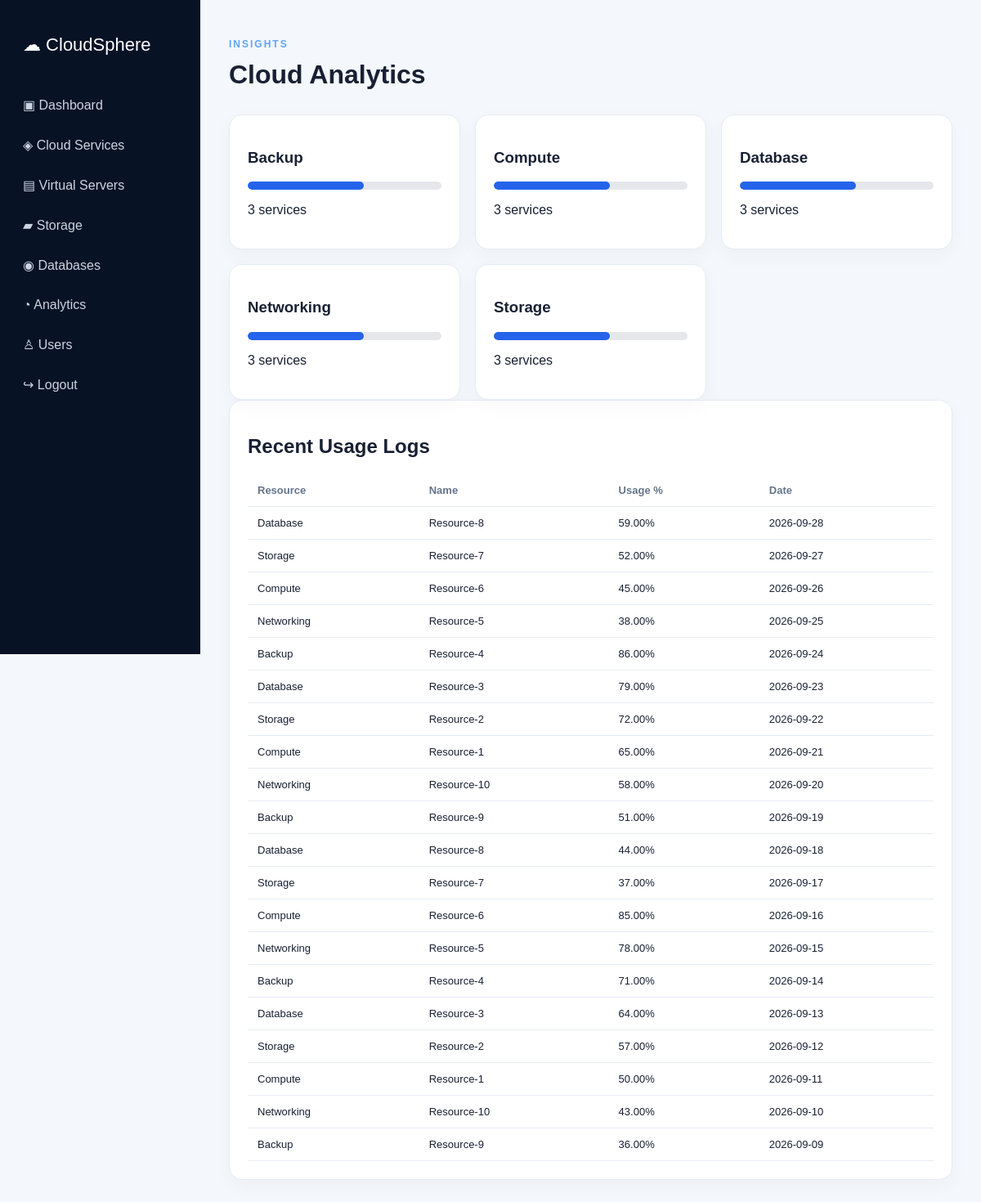
/analytics.php (signed in), run on the app's committed database.
### tables this page shows
CREATE TABLE usage_logs(id INT AUTO_INCREMENT PRIMARY KEY,resource_type VARCHAR(80),resource_name VARCHAR(120),usage_value DECIMAL(5,2),usage_date DATE);

### analytics.php (the view)
<?php require 'includes/auth.php';require_login();require 'config/database.php';$pdo=db();$logs=$pdo->query('SELECT * FROM usage_logs ORDER BY usage_date DESC LIMIT 20')->fetchAll(PDO::FETCH_ASSOC);$types=$pdo->query('SELECT service_type,COUNT(*) c FROM services GROUP BY service_type')->fetchAll(PDO::FETCH_ASSOC);include 'includes/header.php';include 'includes/sidebar.php';?><main><header class="dash-head"><div><p class="tag">INSIGHTS</p><h1>Cloud Analytics</h1></div></header><div class="grid"><?php foreach($types as $t):?><div class="card"><h3><?=htmlspecialchars($t['service_type'])?></h3><div class="bar"><i style="width:<?=min(100,$t['c']*20)?>%"></i></div><p><?=$t['c']?> services</p></div><?php endforeach;?></div><div class="card table-wrap"><h2>Recent Usage Logs</h2><table><tr><th>Resource</th><th>Name</th><th>Usage %</th><th>Date</th></tr><?php foreach($logs as $l):?><tr><td><?=htmlspecialchars($l['resource_type'])?></td><td><?=htmlspecialchars($l['resource_name'])?></td><td><?=$l['usage_value']?>%</td><td><?=$l['usage_date']?></td></tr><?php endforeach;?></table></div></main><?php include 'includes/footer.php'; ?>

### includes/header.php (shortened to what this page needs)
<!doctype html><html><head><link rel="stylesheet" href="assets/css/style.css"></head><body>

### includes/sidebar.php
<aside class="sidebar"><a class="brand" href="dashboard.php">☁ CloudSphere</a>
<a href="dashboard.php">▣ Dashboard</a><a href="services.php">◈ Cloud Services</a><a href="servers.php">▤ Virtual Servers</a><a href="storage.php">▰ Storage</a><a href="databases.php">◉ Databases</a><a href="analytics.php">◔ Analytics</a><a href="users.php">♙ Users</a><a href="logout.php">↪ Logout</a></aside>

### includes/footer.php
<script src="assets/js/script.js"></script></body></html>

### assets/css/style.css (style rules this page uses)
* { box-sizing:border-box }
body { margin:0;font-family:Arial,sans-serif;background:#f4f7fb;color:#182033 }
a { text-decoration:none;color:inherit }
.top b,.brand { font-size:22px;color:#2563eb }
.tag { color:#60a5fa;letter-spacing:2px;font-size:12px;font-weight:bold }
.grid { display:grid;grid-template-columns:repeat(auto-fit,minmax(210px,1fr));gap:18px }
.card { background:#fff;border:1px solid #e7ecf4;border-radius:16px;padding:22px;box-shadow:0 8px 25px #0f172a08 }
.sidebar { position:fixed;width:245px;min-height:100vh;background:#081225;padding:25px 15px;color:#cbd5e1 }
.sidebar a { display:block;padding:13px;border-radius:9px;margin:4px 0 }
.sidebar .brand { margin-bottom:25px;color:white }
main { margin-left:245px;padding:35px;min-height:100vh }
.dash-head { display:flex;justify-content:space-between;align-items:center;margin-bottom:25px }
.dash-head h1 { margin:5px 0 }
.progress,.bar { height:10px;background:#e5e7eb;border-radius:8px;overflow:hidden }
.progress i,.bar i { display:block;height:100%;background:#2563eb;border-radius:8px }
table { width:100%;border-collapse:collapse;font-size:13px }
th,td { text-align:left;padding:12px;border-bottom:1px solid #e7ecf4 }
th { color:#64748b }
.table-wrap { overflow:auto }

### data on the page
usage_logs: resource_type "Database", resource_name "Resource-8", usage_value "59.00", usage_date "2026-09-28"
usage_logs: resource_type "Storage", resource_name "Resource-7", usage_value "52.00", usage_date "2026-09-27"
usage_logs: resource_type "Compute", resource_name "Resource-6", usage_value "45.00", usage_date "2026-09-26"
usage_logs: resource_type "Networking", resource_name "Resource-5", usage_value "38.00", usage_date "2026-09-25"
usage_logs: resource_type "Backup", resource_name "Resource-4", usage_value "86.00", usage_date "2026-09-24"
usage_logs: resource_type "Database", resource_name "Resource-3", usage_value "79.00", usage_date "2026-09-23"
usage_logs: resource_type "Storage", resource_name "Resource-2", usage_value "72.00", usage_date "2026-09-22"
usage_logs: resource_type "Compute", resource_name "Resource-1", usage_value "65.00", usage_date "2026-09-21"
usage_logs: resource_type "Networking", resource_name "Resource-10", usage_value "58.00", usage_date "2026-09-20"
usage_logs: resource_type "Backup", resource_name "Resource-9", usage_value "51.00", usage_date "2026-09-19"
usage_logs: resource_type "Database", resource_name "Resource-8", usage_value "44.00", usage_date "2026-09-18"
usage_logs: resource_type "Storage", resource_name "Resource-7", usage_value "37.00", usage_date "2026-09-17"
usage_logs: resource_type "Compute", resource_name "Resource-6", usage_value "85.00", usage_date "2026-09-16"
usage_logs: resource_type "Networking", resource_name "Resource-5", usage_value "78.00", usage_date "2026-09-15"
usage_logs: resource_type "Backup", resource_name "Resource-4", usage_value "71.00", usage_date "2026-09-14"
usage_logs: resource_type "Database", resource_name "Resource-3", usage_value "64.00", usage_date "2026-09-13"
usage_logs: resource_type "Storage", resource_name "Resource-2", usage_value "57.00", usage_date "2026-09-12"
usage_logs: resource_type "Compute", resource_name "Resource-1", usage_value "50.00", usage_date "2026-09-11"
usage_logs: resource_type "Networking", resource_name "Resource-10", usage_value "43.00", usage_date "2026-09-10"
usage_logs: resource_type "Backup", resource_name "Resource-9", usage_value "36.00", usage_date "2026-09-09"

### other printed values
$t['service_type'] "Backup"
$t['c'] "3"
$t['service_type'] "Compute"
$t['service_type'] "Database"
$t['service_type'] "Networking"
$t['service_type'] "Storage"
